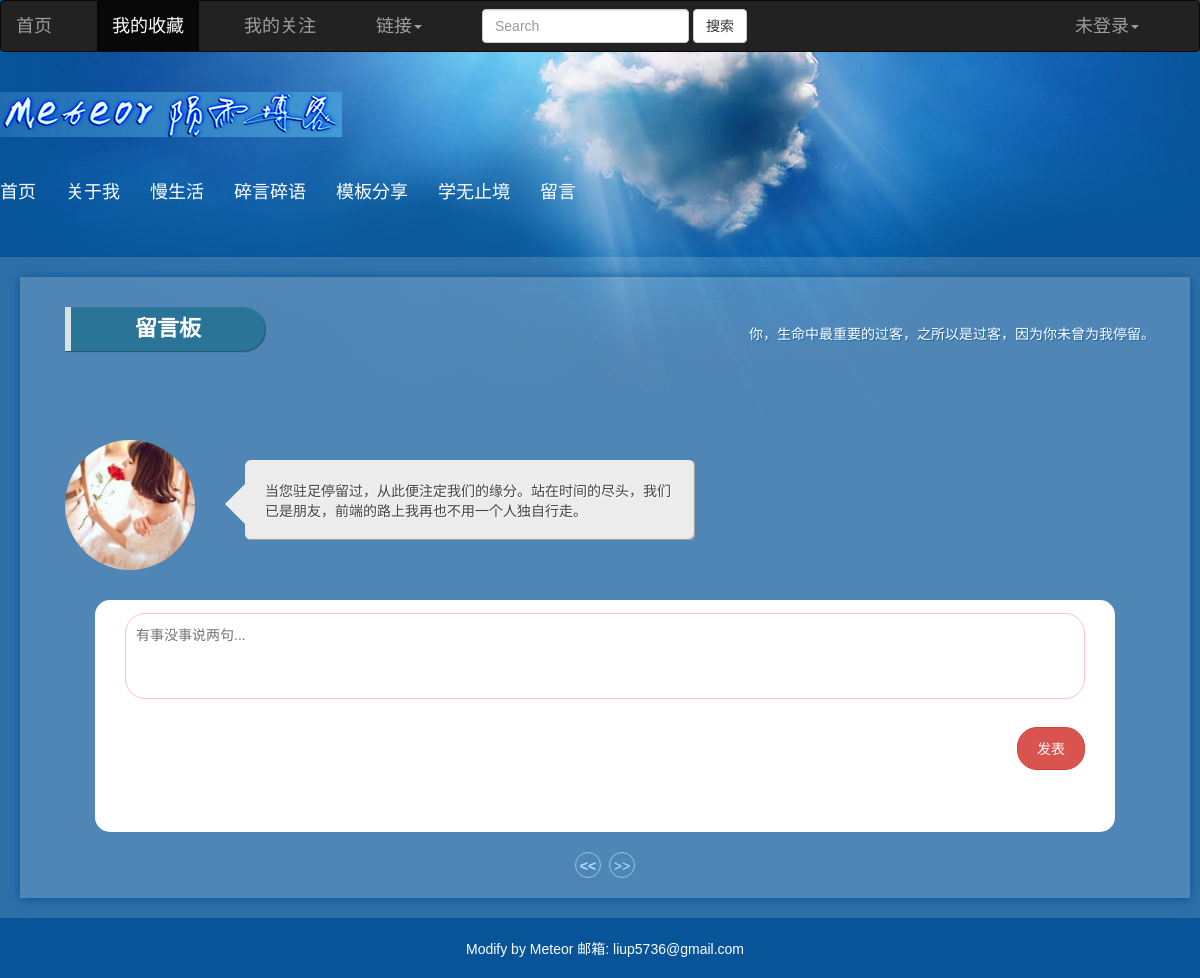
Page /gbook/3/ on the earlier database version.
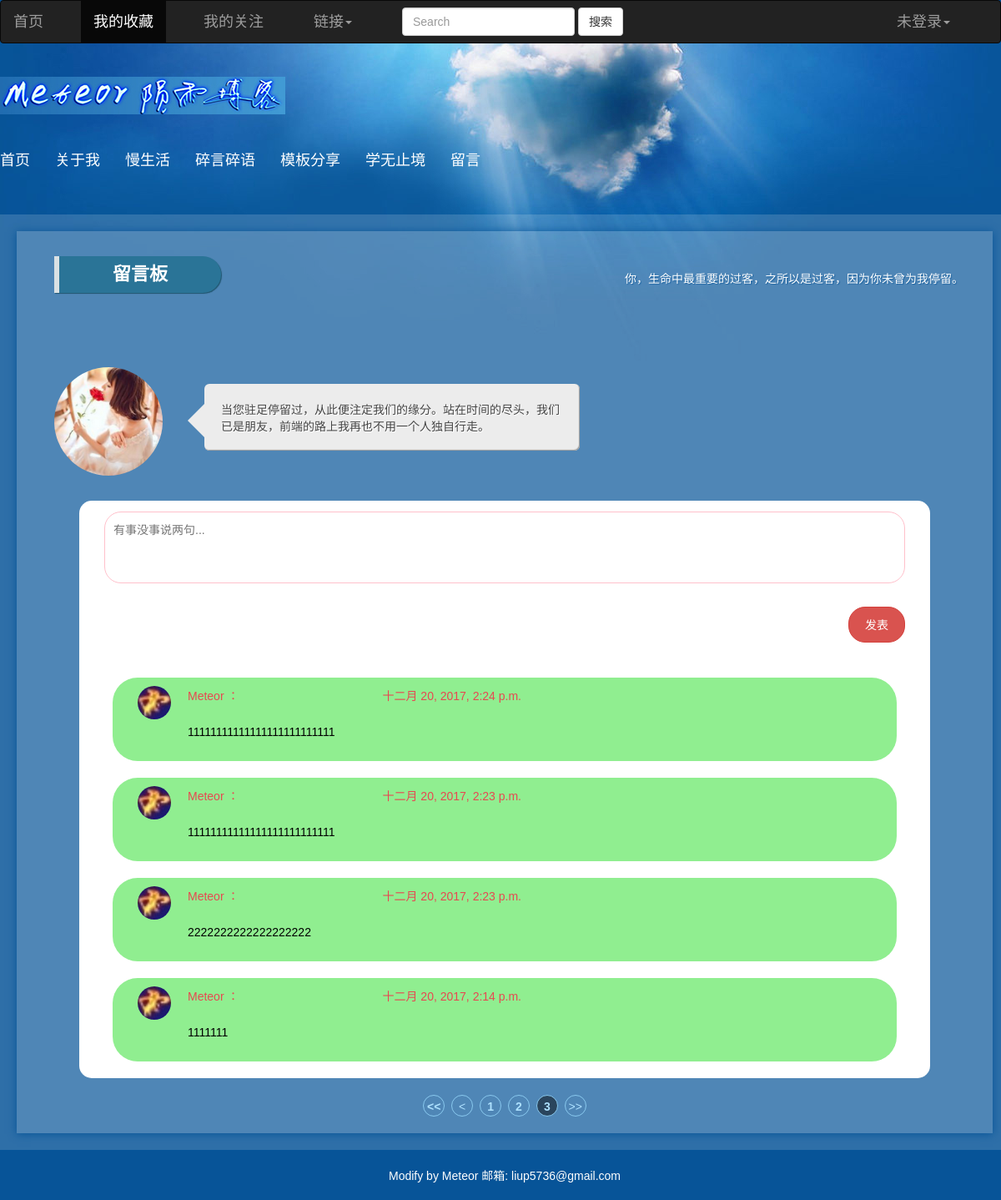
Same page on the later database version.
### MyBlog/models.py (models this page shows, shortened)
class User(models.Model):
    userID = models.IntegerField(primary_key=True)
    userAccount = models.CharField(max_length=20, unique=True)
    userPasswd = models.CharField(max_length=20)
    userName = models.CharField(max_length=20, unique=True)
    userPhone = models.CharField(max_length=20)
    userEmail = models.CharField(max_length=30)
    userImg = models.CharField(max_length=150)
    userToken = models.CharField(max_length=50)
    is_delete = models.BooleanField(default=0)
    confirmed = models.BooleanField(default=0)

class Comment(models.Model):
    commentID = models.IntegerField(primary_key=True)
    comm = models.TextField()
    date_publish = models.DateTimeField(auto_now_add=True)
    user = models.ForeignKey(User)
    pid = models.ForeignKey('self', blank=True, null=True)

### MyBlog/views.py (the view)
# urls.py: url(r'^gbook/(?P<pageNumber>\d+)/$', views.gbook, name='gbook'),
def gbook(request, pageNumber):
    try:
        comment = Comment.objects.all()
        comm = []
        for c in comment[::-1]:
            user = User.objects.all().filter(userID=c.user_id)
            username = user[0].userName
            img = user[0].userImg
            comm.append((img, username, c.date_publish, c.comm))
        pageIndicator = paginator.Paginator(comm, 10)
        page = pageIndicator.page(pageNumber)
        pageNum = pageIndicator.num_pages
        pageList = []
        for i in range(pageNum):
            pageList.append(i + 1)
        context = {'comment': page.object_list, 'pageNum': page.number,
                   'pageList': pageList, 'page': page,
                   'pageMax': pageNum}
        return render(request, 'temp/gbook.html', context)
    except BaseException:
        return render(request, 'temp/gbook.html')

### templates/temp/gbook.html (shortened to what this page needs)
{% extends 'temp/base.html' %}
{% load static from staticfiles %}
{% block linkscript %}
<link href="{% static 'temp/css/book.css' %}" rel="stylesheet">
{% endblock %}
{% block base %}
<div class="container">
    <h2 class="ctitle"><b>留言板</b> <span>你，生命中最重要的过客，之所以是过客，因为你未曾为我停留。</span></h2>
    <div class="gbook">
        <div class="about">
            <div id="fountainG">
                <li></li>
                <li></li>
                <li></li>
                <li></li>
                <li></li>
                <li></li>
                <li></li>
                <li></li>
            </div>
            <div class="about_girl"><span><a href="#"><img src="{% static 'temp/images/girl.jpg' %}"></a></span>
                <p>当您驻足停留过，从此便注定我们的缘分。站在时间的尽头，我们已是朋友，前端的路上我再也不用一个人独自行走。</p>
            </div>
            <div class="gbko">
                <textarea class="textarea" rows="4" placeholder="有事没事说两句..." form="sayForm" name='comment'></textarea>
                <form action="{% url 'myblog:comment' %}" method="post" accept-charset="utf-8" id="sayForm">
                    <input type="submit" class="btn btn-danger saying_a" value="发表">
                </form>
                <div>
                    <ol>
                        {% for plist in pageList %}
                        {% ifequal plist pageNum %}
                        {% if comment %}
                        {% for c in comment %}
                        <li>
                        {% for i in c %}
                        {% ifequal forloop.counter0 0 %}
                        <div class='div_sayUsername'>
                            <a href="#"><img id="headimg" src={{ i }}></a>
                            {% endifequal %}
                            {% ifequal forloop.counter0 1 %}
                            <a href="#" >{{ i }} ：</a>
                            {% endifequal %}
                            {% ifequal forloop.counter0 2 %}
                            <span class='div_say'>{{ i }}</span>
                        </div>
                        {% endifequal %}
                        {% ifequal forloop.counter0 3 %}
                        <span class='say_time'>{{ i }}</span>
                        {% endifequal %}
                        {% endfor %}
                        </li>
                        {% endfor %}
                        {% else %}
                        <span>留言空空，赶快留下你的痕迹吧...</span>
                        {% endif %}
                        {% endifequal %}
                        {% endfor %}
                    </ol>
                </div>
            </div>
        </div>
    </div>
    <div class="page">
        <a title="首页" href="{% url 'myblog:gbook' pageNumber=1 %}"><b>&lt;&lt;</b> </a>
        {% if page.has_previous %}
        <a title="上一页" href="{% url 'myblog:gbook' pageNumber=page.previous_page_number %}">&lt;</a>
        {% endif %}
        {% for plist in pageList %}
        {% ifequal plist pageNum %}
        <a class="pagehover" href="{% url 'myblog:gbook' pageNumber=plist %}"><b>{{ plist }}</b></a>
        {% else %}
        <a href="{% url 'myblog:gbook' pageNumber=plist %}"><b>{{ plist }}</b></a>
        {% endifequal %}
        {% endfor %}
        <a title="尾页" href="{% url 'myblog:gbook' pageNumber=pageMax %}">&gt;&gt;</a>
    </div>
</div>
{% endblock %}

### templates/temp/base.html (shortened to what this page needs)
{% load static from staticfiles %}
<!doctype html>
<html>
    <head>
        <link href="{% static 'temp/css/bootstrap.css' %}" rel="stylesheet">
        <link href="{% static 'temp/css/base.css' %}" rel="stylesheet">
        {% block linkscript %}
        {% endblock %}
    </head>
    <body>
        <nav class="navbar navbar-inverse mynav">
            <div class="container-fluid">
                <div class="navbar-header">
                    <a class="navbar-brand" href="{% url 'myblog:home' %}">首页</a>
                </div>
                <div class="collapse navbar-collapse" id="bs-example-navbar-collapse-1">
                    <ul class="nav navbar-nav">
                        <li class="active"><a href="{% url 'myblog:collection' %}">我的收藏<span class="sr-only">(current)</span></a></li>
                        <li><a href="#">我的关注</a></li>
                        <li class="dropdown">
                        <a href="#" class="dropdown-toggle" data-toggle="dropdown" role="button" aria-haspopup="true" aria-expanded="false">链接<span class="caret"></span></a>
                        </li>
                    </ul>
                    <form class="navbar-form navbar-left">
                        <div class="form-group">
                            <input type="text" class="form-control" placeholder="Search">
                        </div>
                        <button type="submit" class="btn btn-default">搜索</button>
                    </form>
                    <ul class="nav navbar-nav navbar-right">
                        <li class="dropdown">
                        {% if 'username' in request.session %}
                        <a href="#" class="dropdown-toggle" data-toggle="dropdown" role="button" aria-haspopup="true" aria-expanded="false">{{ request.session.username }}<span class="caret"></span></a>
                        {% else %}
                        <a href="#" class="dropdown-toggle" data-toggle="dropdown" role="button" aria-haspopup="true" aria-expanded="false">未登录<span class="caret"></span></a>
                        {% endif %}
                        </li>
                    </ul>
                </div>
            </div>
        </nav>
        <header>
            <div class="logo" data-scroll-reveal="enter right over 1s"><a href="#"><img src="{% static 'temp/images/logo.jpg' %}"></a></div>
            <nav class="topnav" data-scroll-reveal="enter bottom over 1s after 1s"><a href="{% url 'myblog:home' %}"><span>首页</span><span class="en">Home</span></a><a href="{% url 'myblog:about' %}"><span>关于我</span><span class="en">About</span></a><a href="{% url 'myblog:manshenghuo' %}"><span>慢生活</span><span class="en">Life</span></a><a href="{% url 'myblog:learn' %}"><span>碎言碎语</span><span class="en">Doing</span></a><a href="{% url 'myblog:mbfx' %}"><span>模板分享</span><span class="en">Share</span></a><a href="{% url 'myblog:learn' %}"><span>学无止境</span><span class="en">Learn</span></a><a href="{% url 'myblog:gbook' pageNumber=1 %}"><span>留言</span><span class="en">Saying</span></a></nav>
        </header>
        <article>
            {% block base %}
            {% endblock %}
        </article>
        <footer>
            Modify by Meteor <a href="https://www.google.com/gmail/about/" target="_blank">邮箱: liup5736@gmail.com</a>
        </footer>
    </body>
</html>

### static/temp/css/base.css (style rules this page uses)
* { margin: 0; padding: 0 }
body { font: 14px "微软雅黑", Arial, Helvetica, sans-serif; background: url(../images/top.jpg) no-repeat center top #075498; color: #fff }
img { border: 0; display: block }
ul, li { list-style: none; }
a:link, a:visited, a:active { text-decoration: none; color: #fff }
header, article, footer { width: 1210px; margin: auto; overflow: hidden }
.logo { margin: 40px 0 }
nav { margin-bottom: 40px }
nav a { position: relative; display: inline-block; font-size: 18px; margin-right: 30px }
.topnav a span:first-child { z-index: 2; display: block; }
article { background: url(../images/articlebg.png) repeat; }
.container { background: url(../images/articlebg.png) repeat; overflow: hidden; margin: 20px; box-shadow: #075498 0px 1px 10px; }
footer { text-align: center; padding: 20px 0 }
.page { margin:20px 0 ; text-align:center; width:100%;overflow: hidden; }
.page a b { color: #aee1ff; }
.page>b,.page a { margin: 0 2px;height: 26px;line-height: 26px;border-radius: 50%;width: 26px;text-align: center;display: inline-block }
.page a { margin: 0 2px;height: 26px;line-height: 26px;border-radius: 50%;width: 26px;text-align: center;display: inline-block }
.page a { color: #aee1ff;border: #89c9ef 1px solid }
.pagehover { background: #2a455d; color: #FFF }
.ctitle { position:relative }
.ctitle b { font-size: 22px; margin-bottom: 20px; background: #2a7497; padding: 10px 0; width: 200px; text-align: center; border-radius: 0 30px 30px 0; box-shadow: #21566f 1px 1px 1px; border-left: #dae1e4 6px solid; display:block; margin:30px 0 0 30px }
.ctitle span { float:right; font-size:14px; position:absolute; right:20px ; top:20px;text-shadow: rgba(7, 84, 152, 0.71) 1px 1px 1px; }
.mynav { margin-bottom: 0px; }
#headimg { border-radius: 50%; }

Differences in the rows shown:
now on this page (row edited): User: userImg (picture), c "Meteor" "Meteor" "Meteor" "Meteor"
now on this page (row unchanged): Comment: c "十二月 20, 2017, 2:24 p.m.", c "11111111111111111111111111"
now on this page (row unchanged): Comment: c "十二月 20, 2017, 2:23 p.m.", c "11111111111111111111111111"
now on this page (row unchanged): Comment: c "十二月 20, 2017, 2:23 p.m.", c "2222222222222222222"
now on this page (row unchanged): Comment: c "十二月 20, 2017, 2:14 p.m.", c "1111111"
Other differences:
new list line: "1"
new list line: "2"
new list line: "3"
